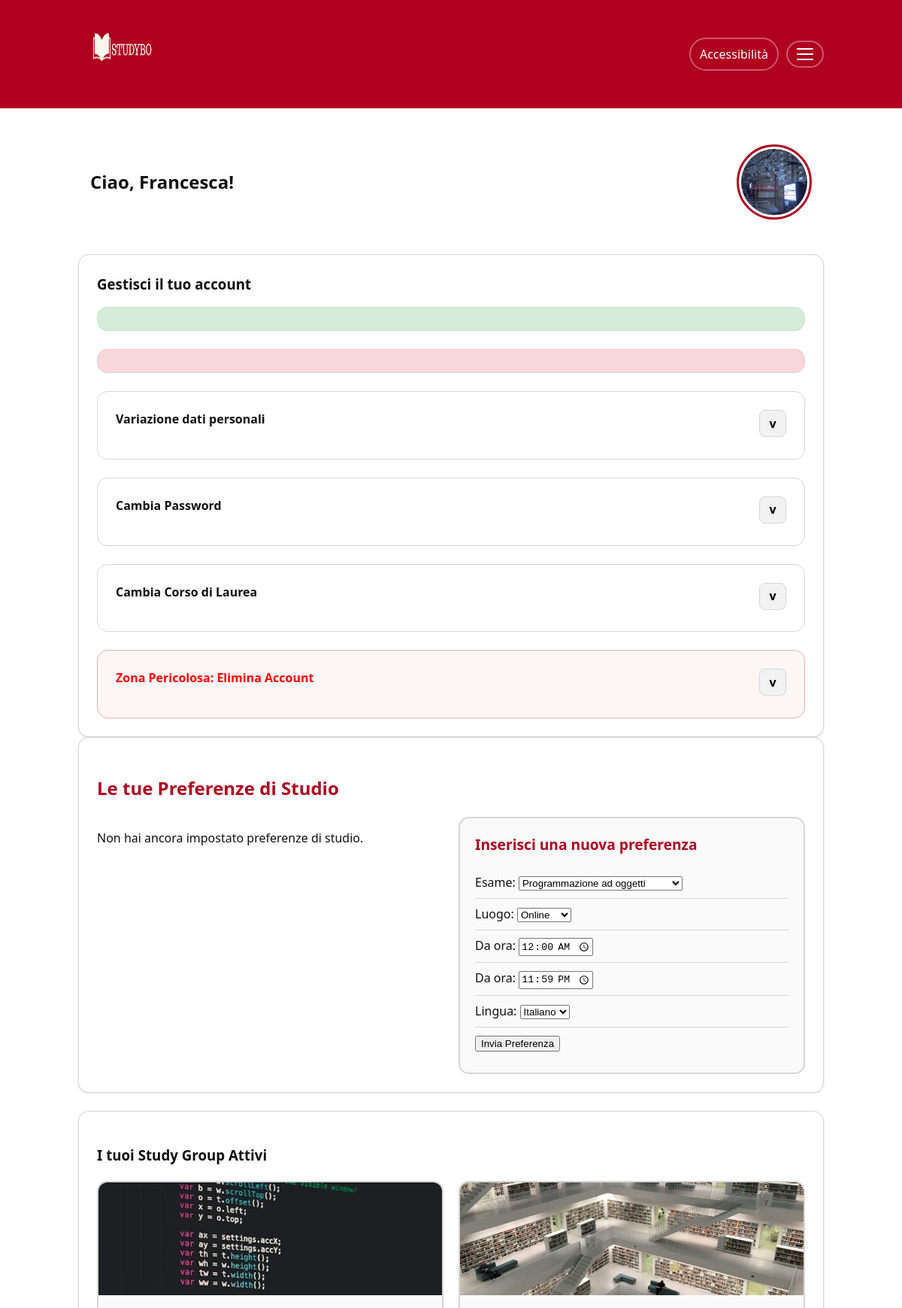
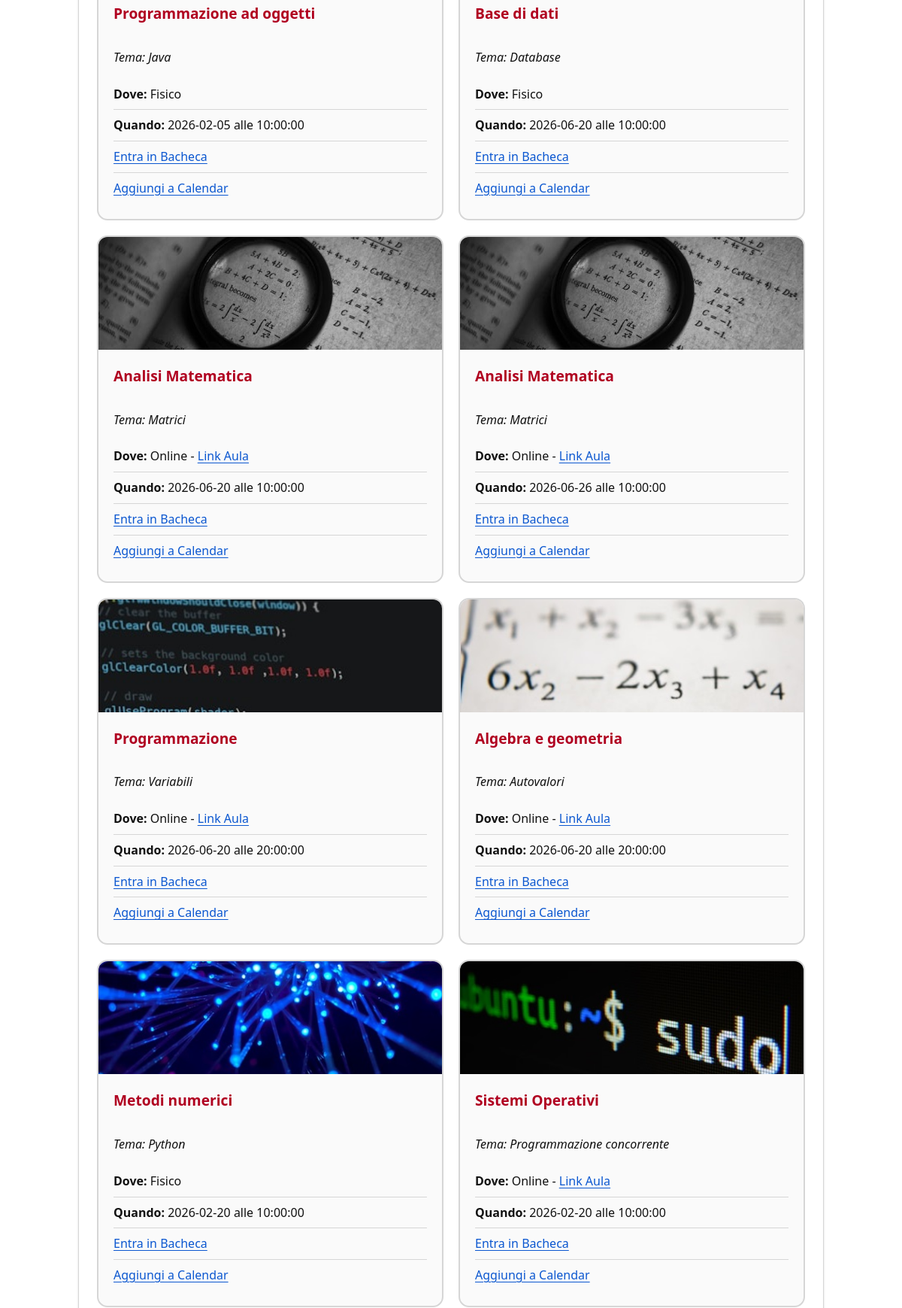
/profilo.php (signed in, upper part), run on the app's committed database (2 pictures, top to bottom).
### tables this page shows
CREATE TABLE `user` (
  `username` char(100) NOT NULL,
  `cognome` char(100) NOT NULL,
  `nome` char(100) NOT NULL,
  `password` char(200) NOT NULL,
  `attivo` char(1) NOT NULL,
  `amministratore` char(1) NOT NULL,
  `imguser` char(100) NOT NULL,
  `idcdl` int(11) DEFAULT NULL
);

CREATE TABLE `studygroup` (
  `idcdl` int(11) NOT NULL,
  `idesame` int(11) NOT NULL,
  `idstudygroup` int(11) NOT NULL,
  `idlingua` char(5) NOT NULL,
  `tema` char(30) NOT NULL,
  `luogo` char(20) NOT NULL,
  `dettaglioluogo` text NOT NULL,
  `data` date NOT NULL,
  `ora` time NOT NULL,
  `amministratoresg` char(100) NOT NULL
);

CREATE TABLE `esame` (
  `idcdl` int(11) NOT NULL,
  `idesame` int(11) NOT NULL,
  `nomeesame` char(100) NOT NULL,
  `annoesame` int(11) NOT NULL,
  `imgesame` char(100) NOT NULL,
  `principale` tinyint(1) NOT NULL
);

### profilo.php (called while the page is built, shortened)
<?php
require_once 'bootstrap.php';
$u = $_SESSION["username"];
$messaggio = "";
$errore = "";
$user_data = $dbh->getUser($u)[0];
$templateParams["titolo"] = "StudyBo - Il mio Profilo";
$templateParams["nome"] = "profilo.php";
$templateParams["nomeuser"] = $user_data["nome"];
$templateParams["cognomeuser"] = $user_data["cognome"];
$templateParams["imguser"] = $user_data["imguser"];
$templateParams["user_cdl"] = $user_data["idcdl"];
$templateParams["cdl"] = $dbh->getAllCdl();
$templateParams["studygroupiscritto"] = $dbh->getStGrUtente($u);
$templateParams["preferenza"] = $dbh->getPreferenzaUser($u);
$templateParams["esame"] = $dbh->getEsamiByIdCdl($dbh->getNameUser($u)[0]["idcdl"]);
$templateParams["messaggio"] = $messaggio;
$templateParams["errore"] = $errore;
require 'template/base.php';
?>

### db/DatabaseHelper.php (called while the page is built, shortened)
<?php
class DatabaseHelper {
    private $db;
    public function __construct($servername, $username, $password, $dbname, $port){
        $this->db = new mysqli($servername, $username, $password, $dbname, $port);
    }
    public function getUser($u){
        $stmt = $this->db->prepare("SELECT * FROM user WHERE username = ?");
        $stmt->bind_param('s', $u);
        $stmt->execute();
        return $stmt->get_result()->fetch_all(MYSQLI_ASSOC);
    }
    public function getNameUser($u){ return $this->getUser($u); }
    public function getAllCdl(){ return $this->db->query("SELECT * FROM cdl ORDER BY nomecdl")->fetch_all(MYSQLI_ASSOC); }
    public function getEsamiByIdCdl($id){
        $stmt = $this->db->prepare("SELECT * FROM esame WHERE idcdl = ?");
        $stmt->bind_param('i', $id);
        $stmt->execute();
        return $stmt->get_result()->fetch_all(MYSQLI_ASSOC);
    }
    public function getStGrUtente($username){
        $query = "SELECT S.*, E.nomeesame, E.imgesame, L.descrizionelingua, A.username
                  FROM studygroup S
                  JOIN adesione A ON (S.idstudygroup = A.idstudygroup AND A.idesame = S.idesame AND A.idcdl = S.idcdl)
                  JOIN esame E ON (A.idesame = E.idesame AND A.idcdl = E.idcdl)
                  JOIN lingua L ON (L.idlingua = S.idlingua)
                  WHERE A.username = ?";
        $stmt = $this->db->prepare($query);
        $stmt->bind_param('s', $username);
        $stmt->execute();
        return $stmt->get_result()->fetch_all(MYSQLI_ASSOC);
    }
    public function getPreferenzaUser($user){
        $query = "SELECT P.*, E.nomeesame, E.imgesame, L.descrizionelingua, C.nomecdl
                  FROM preferenza P
                  JOIN esame E ON (P.idcdl = E.idcdl AND P.idesame = E.idesame)
                  JOIN lingua L ON (P.idlingua = L.idlingua)
                  JOIN cdl C ON (P.idcdl = C.idcdl)
                  WHERE P.username = ?";
        $stmt = $this->db->prepare($query);
        $stmt->bind_param('s', $user);
        $stmt->execute();
        return $stmt->get_result()->fetch_all(MYSQLI_ASSOC);
    }
}
?>

### bootstrap.php (called while the page is built, shortened)
<?php
require_once 'db/DatabaseHelper.php';
require_once("utils/functions.php");
$dbh = new DatabaseHelper(DB_HOST, DB_USER, DB_PASS, DB_NAME, DB_PORT);
?>

### utils/functions.php (called while the page is built, shortened)
<?php
function e($string) {
    return htmlspecialchars((string)$string, ENT_QUOTES, 'UTF-8');
}
?>

### template/profilo.php (the view, shortened to what this page needs)
<section class="profilo-header">
    <h2>Ciao, <?php echo e($templateParams["nomeuser"]); ?>!</h2>
    <div class="user-avatar">
        <?php if($templateParams["imguser"] == ""): ?>
                    <p><?php echo strtoupper(substr($templateParams["nomeuser"], 0, 1)) . strtoupper(substr($templateParams["cognomeuser"], 0, 1)); ?></p>
                <?php else: ?>
                    <img class="avatar-img" src="<?php echo UPLOAD_DIR . $templateParams["imguser"]; ?>" alt=""/>
                <?php endif; ?>
    </div>
</section>
<section class="gest-utente">
    <h3>Gestisci il tuo account</h3>
    <?php if(isset($templateParams["messaggio"])): ?>
        <div class="alert alert-success"><?php echo $templateParams["messaggio"]; ?></div>
    <?php endif; ?>
    <?php if(isset($templateParams["errore"])): ?>
        <div class="alert alert-error"><?php echo $templateParams["errore"]; ?></div>
    <?php endif; ?>
    <div class="changeanag">
        <h4>Variazione dati personali</h4>
        <button id="openana" class="btn-toggle" onclick="openForm('closeana', 'chgana', 'openana')">v</button>
    </div>
    <div class="changepwd">
        <h4>Cambia Password</h4>
        <button id="openpwd" class="btn-toggle" onclick="openForm('closepwd', 'chgpwd', 'openpwd')">v</button>
    </div>
    <div class="changecdl">
        <h4>Cambia Corso di Laurea</h4>
        <button id="opencdl" class="btn-toggle" onclick="openForm('closecdl', 'chgcdl', 'opencdl')">v</button>
    </div>
    <div class="deletecdl">
        <h4 class="danger-title">Zona Pericolosa: Elimina Account</h4>
        <button id="opendel" class="btn-toggle" onclick="openForm('closedel', 'delacc', 'opendel')">v</button>
    </div>
</section>
<section class="gestione-preferenze">
    <h3>Le tue Preferenze di Studio</h3>
    <div class="elenco-preferenze" id="elenco-preferenze">
        <div class="elenco-prefcard">
            <?php if(empty($templateParams["preferenza"])): ?>
                <p>Non hai ancora impostato preferenze di studio.</p>
            <?php endif; ?>
            <div class="prefcard">
                <div class="prefdesc">
                    <h4>Inserisci una nuova preferenza</h4>
                    <form id="form-new-pref" action="" method="POST">
                        <ul>
                            <li>
                                <label for="idesamepref">Esame:</label>
                                <select id="idesamepref" name="idesame">
                                    <?php foreach($templateParams["esame"] as $esame): ?>
                                        <option value="<?php echo $esame["idesame"]; ?>"><?php echo $esame["nomeesame"]; ?></option>
                                    <?php endforeach; ?>
                                </select>
                            </li>
                            <li>
                                <label for="luogo">Luogo: </label>
                                <select name="luogo" id="luogo">
                                    <option value="Online">Online</option>
                                </select>
                            </li>
                            <li>
                                <label for="ora-da">Da ora: </label>
                                <input type="time" name="ora-da" id="ora-da" value="00:00"/>
                            </li>
                            <li>
                                <label for="ora-a">Da ora: </label>
                                <input type="time" name="ora-a" id="ora-a" value="23:59"/>
                            </li>
                            <li>
                                <label for="idlingua">Lingua: </label>
                                <select name="idlingua" id="idlingua">
                                    <option value="IT">Italiano</option>
                                </select>
                            </li>
                            <li>
                                <input type="submit" name="submit-pref" value="Invia Preferenza"/>
                            </li>
                        </ul>
                    </form>
                </div>
            </div>
        </div>
    </div>
</section>
<section class="iscr-sg">
    <h3>I tuoi Study Group Attivi</h3>
    <div class="el-sgcard">
        <?php if(empty($templateParams["studygroupiscritto"])): ?>
            <p>Non sei ancora iscritto a nessuno Study Group. <a href="studygroup-list.php">Cercane uno!</a></p>
        <?php else: ?>
            <?php foreach($templateParams["studygroupiscritto"] as $sg): ?>
                <div class="sgcard">
                    <div class="sgimg">
                        <img src="img/esami/<?php echo ($sg["imgesame"] ? $sg["imgesame"] : "group.png"); ?>" alt=""/>
                    </div>
                    <div class="sgdesc">
                        <h4><?php echo e($sg["nomeesame"]); ?></h4>
                        <p><em>Tema: <?php echo e($sg["tema"]); ?></em></p>
                        <ul>
                            <li><strong>Dove:</strong> <?php echo e($sg["luogo"]); ?>
                                <?php if($sg["luogo"] == "Online"): ?>
                                    - <a href="<?php echo e($sg["dettaglioluogo"]); ?>" target="_blank">Link Aula</a>
                                <?php endif; ?>
                            </li>
                            <li><strong>Quando:</strong> <?php echo $sg["data"]; ?> alle <?php echo $sg["ora"]; ?></li>
                            <li>
                                <a href="studygroup.php?idcdl=<?php echo $sg["idcdl"]; ?>&idesame=<?php echo $sg["idesame"]; ?>&idstudygroup=<?php echo $sg["idstudygroup"]; ?>" class="btn-enter">Entra in Bacheca</a>
                            </li>
                            <li>
                                <a href="https://www.google.com/calendar/event?action=TEMPLATE&text=StudyBo: <?php echo urlencode($sg['nomeesame']); ?>&dates=<?php echo str_replace(['-', ':'], '', $sg['data'].'T'.$sg['ora']); ?>Z&details=Tema: <?php echo urlencode($sg['tema']); ?>" target="_blank" class="btn-cal">Aggiungi a Calendar</a>
                            </li>
                        </ul>
                    </div>
                </div>
            <?php endforeach; ?>
        <?php endif; ?>
    </div>
</section>

### data on the page
user: nome "Francesca", imguser (picture)
studygroup: esame.imgesame (picture), esame.nomeesame "Programmazione ad oggetti", tema "Java", luogo "Fisico", data "2026-02-05", ora "10:00:00"
studygroup: esame.imgesame (picture), esame.nomeesame "Base di dati", tema "Database", luogo "Fisico", data "2026-06-20", ora "10:00:00"
studygroup: esame.imgesame (picture), esame.nomeesame "Analisi Matematica", tema "Matrici", luogo "Online", data "2026-06-20", ora "10:00:00"
studygroup: esame.imgesame (picture), esame.nomeesame "Analisi Matematica", tema "Matrici", luogo "Online", data "2026-06-26", ora "10:00:00"
studygroup: esame.imgesame (picture), esame.nomeesame "Programmazione", tema "Variabili", luogo "Online", data "2026-06-20", ora "20:00:00"
studygroup: esame.imgesame (picture), esame.nomeesame "Algebra e geometria", tema "Autovalori", luogo "Online", data "2026-06-20", ora "20:00:00"
studygroup: esame.imgesame (picture), esame.nomeesame "Metodi numerici", tema "Python", luogo "Fisico", data "2026-02-20", ora "10:00:00"
studygroup: esame.imgesame (picture), esame.nomeesame "Sistemi Operativi", tema "Programmazione concorrente", luogo "Online", data "2026-02-20", ora "10:00:00"

### other printed values
form field idesame "Programmazione ad oggetti"
